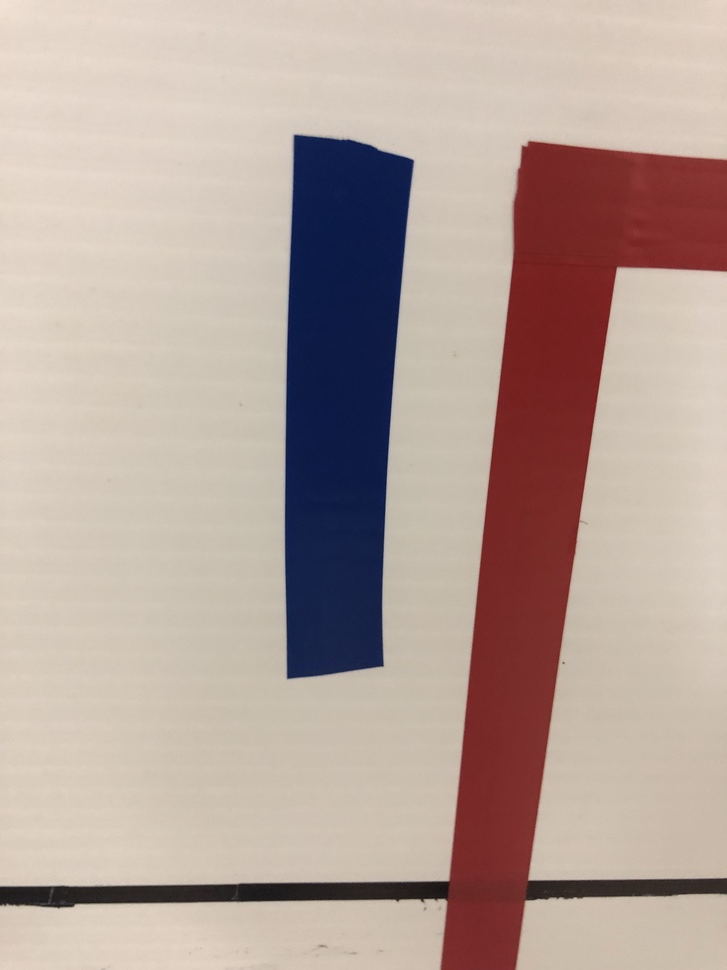
#> input picture challenges/blue.jpg, 727 x 970 px, shrunk from 3024 x 4032 before the run
$ python -i test.py   (imports and definitions only)
#> lines starting #> are read from the running program, lines starting #| are printed output that depends on the picture; after the words box and inside, x2 and y2 are one past the last pixel; in counts of white or black regions, pixels touching at a corner belong together
#> further down, picture is the input picture: shape (970, 727, 3); mean B, G, R 154.4, 162.5, 181
import cv2
import numpy as np
import math
import sys
sys.path.append("../raspi/")
import fControl

# create video object that opens back camera for calls in opencv api
videoFeed = 1
# [1 line not run here, left out]

isDone = False

# orb = cv2.ORB_create()
# test = cv2.imread("star.jpg", cv2.COLOR_BGR2GRAY)

# kp2, des2 = orb.detectAndCompute(test, None)

def preprocess(orig_frame):
    # Blurs image using a gaussian filter kernal, (n,m) are width and height, must be + and odd #'s, 0 is border type
    frame = cv2.GaussianBlur(orig_frame, (5, 5), 0)

    # Converts from bgr colorspace to hsv colorspace
    hsv = cv2.cvtColor(frame, cv2.COLOR_BGR2HSV)
#> hsv: shape (970, 727, 3); mean H, S, V 22.4, 62.7, 185.3

    # Define hsv bounds for red
    low_red = np.array([0,100,75])
    up_red = np.array([180,255,255])

    # Threshold the hsv image to get only red colors
    mask = cv2.inRange(hsv, low_red, up_red)
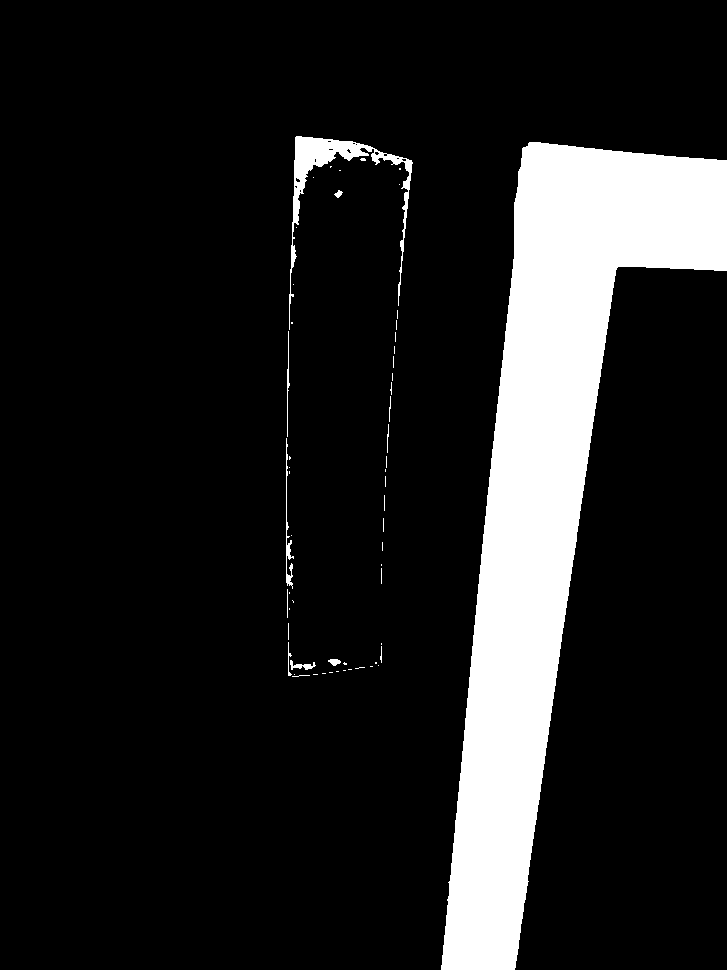
#> mask: shape (970, 727); 13% white; 58 white regions (46 under 20 px), largest, box (x1, y1, x2, y2) and area: (441, 142, 727, 970) 87544, (289, 136, 413, 330) 2978, (286, 438, 294, 589) 322

    kernel = np.ones((50,50),np.uint8)
    kernel2 = np.ones((5,5),np.uint8)
    # mask = cv2.erode(mask,kernel,iterations = 1)

    # Apply Canny edge detection algorithm to get a binary output of edges
    edges = cv2.Canny(mask, 75, 150)
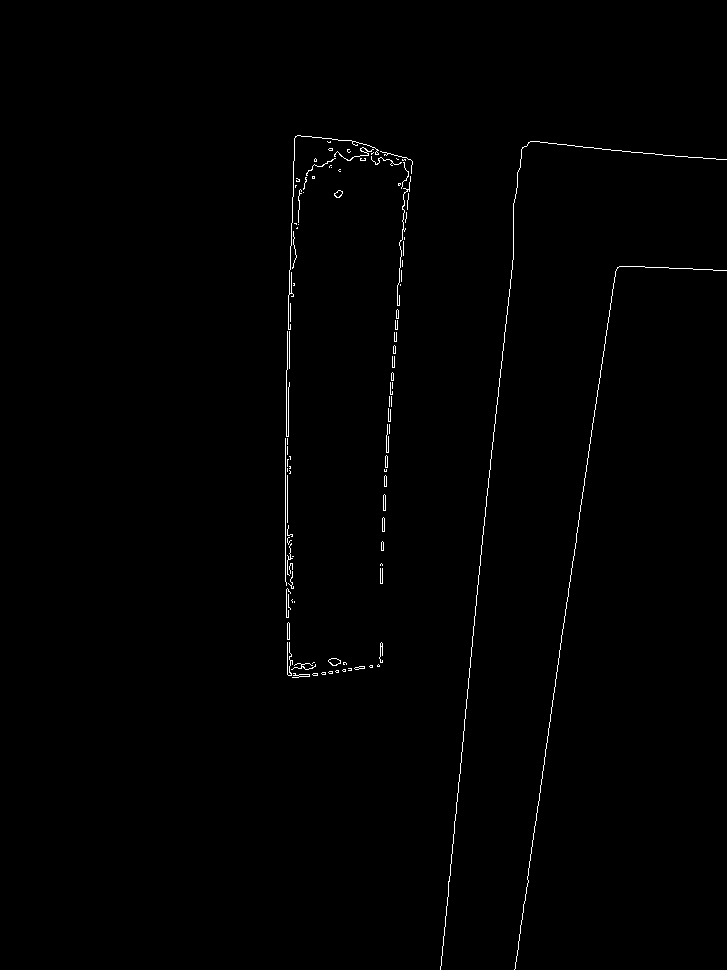
#> edges: shape (970, 727); 0.62% white in thin lines or dots, all inside (x1, y1, x2, y2) = (285, 135, 727, 970)
    return edges, mask

# [91 lines not run here, left out]

>>> import cv2
>>> picture = cv2.imread('blue.jpg')
>>> result = preprocess(picture)
